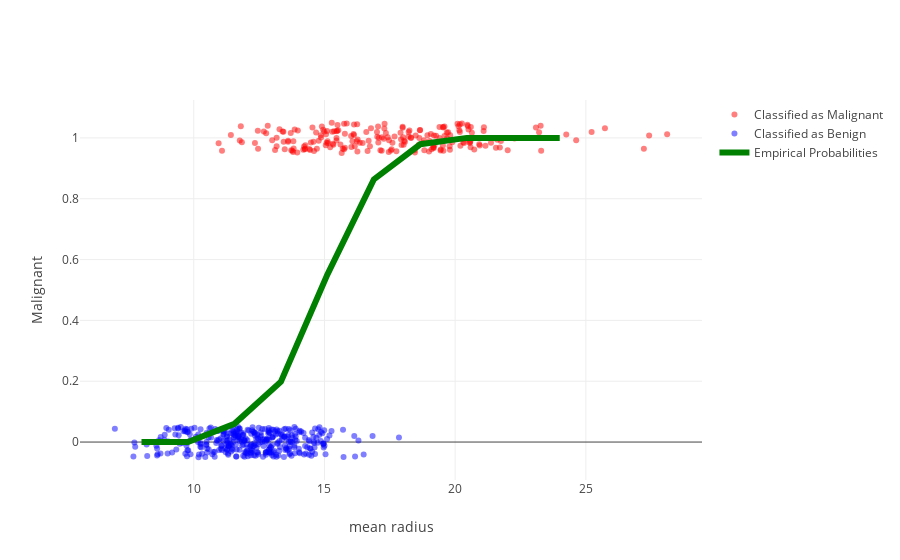

Here is the notebook cell this chart was saved with:
### Markdown cell above
Apparently, we want to constrain our $f_\theta(X) $ so that its output can be interpreted as a probability and make a simple decision rule like:

$$ \text{If } f_\theta(x) > 0.5 \text{ predict 1 (malignant) else predict 0 (benign).} $$

This means that it may only output values in the range $[0,1]$. In addition, we would like large values of $f_\theta(X)$ to correspond to high probabilities and small values to low probabilities, considering following example:

### Code cell
X_slices = np.linspace(8,24,10)
Y_emp = [np.mean(Y[np.squeeze(np.abs(X-c)) < 1]) for c in X_slices]

P_emp_line = go.Scatter(name="Empirical Probabilities", x=X_slices, y=Y_emp, 
                        mode="lines", line={'color':"green", 'width':6})

py.iplot(go.Figure(data=[mal_points, ben_points, P_emp_line], layout=layout))

### Figure 1 — Plotly figure (JSON) as saved in the notebook; plotly's stock layout.template omitted (floating-point values rounded to 4 significant figures; data arrays with more than 128 entries replaced by an {"elided": "..."} marker saying what was removed)
{"data": [{"marker": {"color": "red", "opacity": 0.5}, "mode": "markers", "name": "Classified as Malignant", "type": "scatter", "uid": "074f6ef6-e4d8-4275-9705-46b21d4a88cb", "x": {"elided": "212 float values"}, "y": {"elided": "212 float values"}}, {"marker": {"color": "blue", "opacity": 0.5}, "mode": "markers", "name": "Classified as Benign", "type": "scatter", "uid": "3f1861e9-e129-453b-8f6a-865289c3b68c", "x": {"elided": "357 float values"}, "y": {"elided": "357 float values"}}, {"line": {"color": "green", "width": 6}, "mode": "lines", "name": "Empirical Probabilities", "type": "scatter", "uid": "c8fe0076-dedf-4760-a164-cbeabcd8d521", "x": [8, 9.778, 11.56, 13.33, 15.11, 16.89, 18.67, 20.44, 22.22, 24], "y": [0, 0, 0.06, 0.1987, 0.5506, 0.8636, 0.9792, 1, 1, 1]}], "layout": {"xaxis": {"title": {"text": "mean radius"}}, "yaxis": {"title": {"text": "Malignant"}}}}
